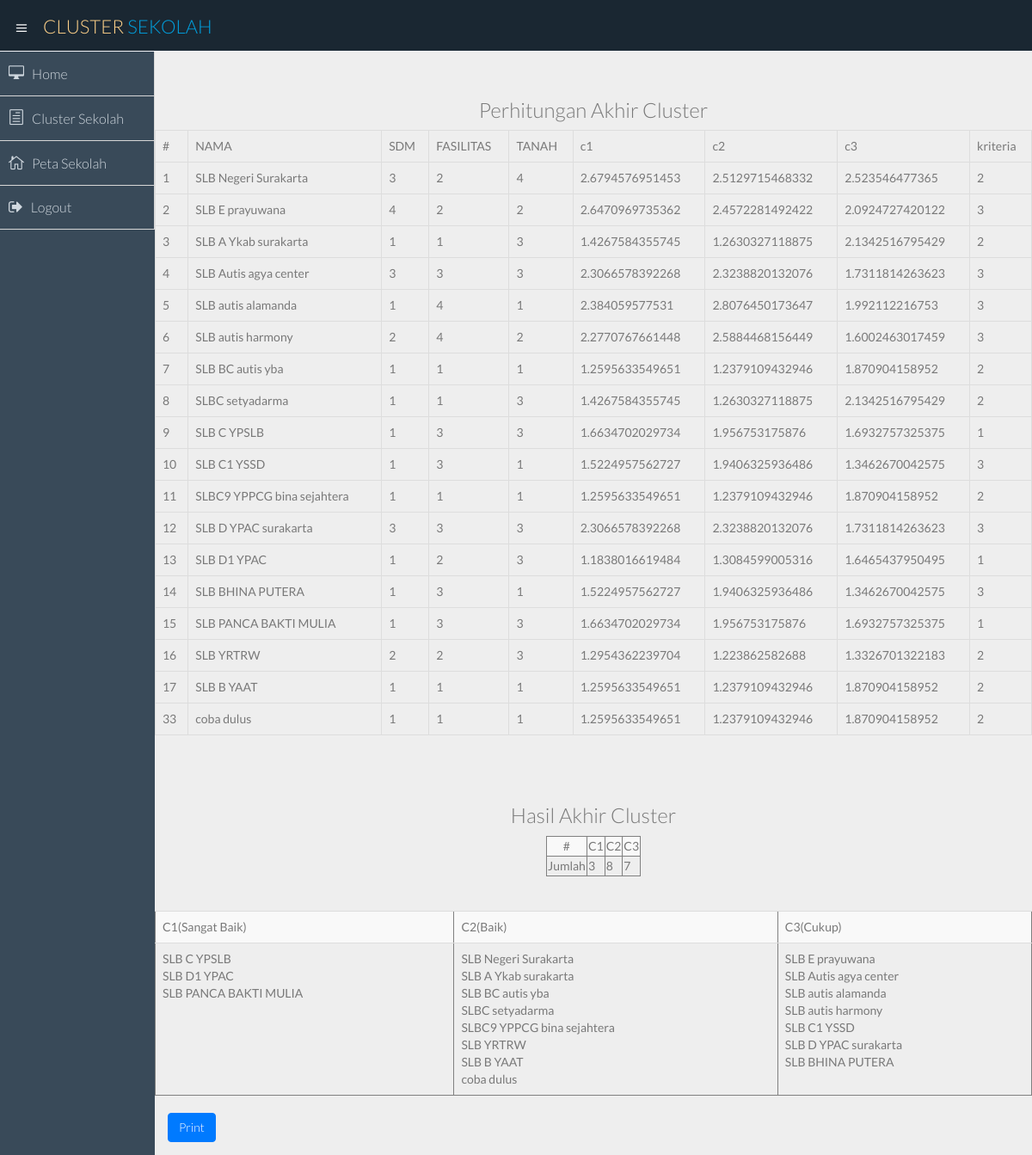
The app's page /master/cluster-aksi.php (signed in) with its own data.
### tables this page shows
CREATE TABLE IF NOT EXISTS `data` (
  `id_data` int(11) NOT NULL AUTO_INCREMENT,
  `nama` varchar(50) NOT NULL,
  `guru` float NOT NULL,
  `fasilitas` float NOT NULL,
  `tanah` float NOT NULL,
  `cluster` int(11) NOT NULL,
  `lng` double NOT NULL,
  `lat` double NOT NULL,
  `p_fasilitas` text NOT NULL,
  `p_layanan` text NOT NULL,
  PRIMARY KEY (`id_data`)
);

### master/cluster-aksi.php (the view, shortened to what this page needs)
<!DOCTYPE html>
<html lang="en">
<head>
<?php include('linkb.php'); ?>
<?php
include "koneksi.php";
$count=1;
$sql = 'SELECT * FROM cluster ORDER BY id_cluster' ;
$result = $db->query($sql);
$pcluster=array();
foreach ($result as $row) {
    $pcluster[0][$count][1]=$row['c1'];
    $pcluster[0][$count][2]=$row['c2'];
    $pcluster[0][$count][3]=$row['c3'];
    $count=$count+1;
    }
$count=1;
$filterhasil=0;
$sql = 'SELECT * FROM data ORDER BY id_data' ;
$result = $db->query($sql);
$data=array();
$cluzbowl=array();
$jumlahc=array();
$keterangan=0;
foreach ($result as $row) {
    $data[0][$count][1]=$row['id_data'];
    $data[0][$count][2]=$row['nama'];
    $data[0][$count][3]=$row['guru'];
    $data[0][$count][4]=$row['fasilitas'];
    $data[0][$count][5]=$row['tanah'];
    $cluzbowl[1]=sqrt(pow(($row['guru']-$pcluster[0][1][1]),2)+pow(($row['fasilitas']-$pcluster[0][1][2]),2)+pow(($row['tanah']-$pcluster[0][1][3]),2));
    $cluzbowl[2]=sqrt(pow(($row['guru']-$pcluster[0][2][1]),2)+pow(($row['fasilitas']-$pcluster[0][2][2]),2)+pow(($row['tanah']-$pcluster[0][2][3]),2));
    $cluzbowl[3]=sqrt(pow(($row['guru']-$pcluster[0][3][1]),2)+pow(($row['fasilitas']-$pcluster[0][3][2]),2)+pow(($row['tanah']-$pcluster[0][3][3]),2));
    $data[0][$count][6]=$cluzbowl[1];
    $data[0][$count][7]=$cluzbowl[2];
    $data[0][$count][8]=$cluzbowl[3];
    $min=MIN($cluzbowl[1],$cluzbowl[2],$cluzbowl[3]);
    for($i=1;$i<=count($cluzbowl);$i++){
	if($min==$cluzbowl[$i]){
		$keterangan=$i;
		if(!isset($pcluster[1][$i][1])){
		$pcluster[1][$i][1]=$row['guru'];
		$pcluster[1][$i][2]=$row['fasilitas'];
		$pcluster[1][$i][3]=$row['tanah'];
		$jumlahc[1][$i]=1;
		}else{
		$pcluster[1][$i][1]=$pcluster[1][$i][1]+$row['guru'];
		$pcluster[1][$i][2]=$pcluster[1][$i][2]+$row['fasilitas'];
		$pcluster[1][$i][3]=$pcluster[1][$i][3]+$row['tanah'];
		$jumlahc[1][$i]=$jumlahc[1][$i]+1;
		}
	}
	}
	$data[0][$count][9]=$keterangan;
    $count=$count+1;
    }
    for($i=1;$i<100;$i++){
    	$w=$i-1;
    	$v=$i+1;
    for($j=1;$j<=count($pcluster[0]);$j++){
    	for($k=1;$k<=count($pcluster[0][$j]);$k++){
    		$pcluster[$i][$j][$k]=$pcluster[$i][$j][$k]/$jumlahc[$i][$j];
    	}
	}
    for($j=1;$j<=count($data[0]);$j++){
    	$data[$i][$j][1]=$data[$w][$j][1];
    	$data[$i][$j][2]=$data[$w][$j][2];
    	$data[$i][$j][3]=$data[$w][$j][3];
    	$data[$i][$j][4]=$data[$w][$j][4];
    	$data[$i][$j][5]=$data[$w][$j][5];
    	for($k=1;$k<=count($pcluster[0]);$k++){
    		$cluzbowl[$k]=sqrt(pow(($data[$i][$j][3]-$pcluster[$i][$k][1]),2)+pow(($data[$i][$j][4]-$pcluster[$i][$k][2]),2)+pow(($data[$i][$j][5]-$pcluster[$i][$k][3]),2));
		}
		$data[$i][$j][6]=$cluzbowl[1];
    	$data[$i][$j][7]=$cluzbowl[2];
    	$data[$i][$j][8]=$cluzbowl[3];
    	$min=MIN($cluzbowl[1],$cluzbowl[2],$cluzbowl[3]);
    	for($k=1;$k<=count($cluzbowl);$k++){
			if($min==$cluzbowl[$k]){
			$keterangan=$k;
			if(!isset($pcluster[$v][$k][1])){
			$pcluster[$v][$k][1]=$data[$i][$j][6];
			$pcluster[$v][$k][2]=$data[$i][$j][7];
			$pcluster[$v][$k][3]=$data[$i][$j][8];
			$jumlahc[$v][$k]=1;
			}else{
			$pcluster[$v][$k][1]=$pcluster[$v][$k][1]+$data[$i][$j][6];
			$pcluster[$v][$k][2]=$pcluster[$v][$k][2]+$data[$i][$j][7];
			$pcluster[$v][$k][3]=$pcluster[$v][$k][3]+$data[$i][$j][8];
			$jumlahc[$v][$k]=$jumlahc[$v][$k]+1;
			}
			}
		}
		$data[$i][$j][9]=$keterangan;
		if($data[$i][$j][9]==$data[$w][$j][9]){
			$filterhasil=$filterhasil+1;
		}
    }
    if($filterhasil==count($data[0])){
    	if($i==1){
    	}else{
    			$i=100;
    		}
    }
    $filterhasil=0;
}
?>
</head>
<body>
  <section id="container" class="">
    <section id="main-content">
      <section class="wrapper">
        <div class="row">
          <div align="center" valign="center">
          	<h3> Perhitungan Akhir Cluster </h3>
    <?php
          $i=count($data)-1;
	?>
	<table border="1" class="table table-bordered">
		<tr>
			<td>#</td>
			<td>NAMA</td>
			<td>SDM</td>
			<td>FASILITAS</td>
			<td>TANAH</td>
			<td>c1</td>
			<td>c2</td>
			<td>c3</td>
			<td>kriteria</td>
		</tr>
		<?php for($j=1;$j<=count($data[0]);$j++){ ?>
		<tr>
			<?php for($k=1;$k<=9;$k++){?>
				<td><?php echo $data[$i][$j][$k];?></td>
			<?php }
		} ?>
		</tr>
	</table>
	<br><br>
          </div>
          <div align="center" valign="center">
          	<h3> Hasil Akhir Cluster </h3>
    <?php
          $i=count($data)-1;
          $v=$i+1;
	?>
	<table border="1" align="center" class="table-striped">
		<tr>
			<td align="center">#</td>
			<td>C1</td>
			<td>C2</td>
			<td>C3</td>
		</tr>
		<tr>
			<td>Jumlah</td>
			<td><?php echo $jumlahc[$v][1];?></td>
			<td><?php echo $jumlahc[$v][2];?></td>
			<td><?php echo $jumlahc[$v][3];?></td>
		</tr>
	</table>
	<br><br>
	<div id="div1">
	<table border="1" align="center" class="table table-striped">
		<tr>
			<td>C1(Sangat Baik)</td>
			<td>C2(Baik)</td>
			<td>C3(Cukup)</td>
		</tr>
		<tr>
			<td valign="top">
				<?php for($j=1;$j<=count($data[0]);$j++){ ?>
				<?php
				if($data[$i][$j][9]==1){?>
					<?php
					echo $data[$i][$j][2];?>
					<br>
				<?php }} ?>
			</td>
			<td valign="top"><?php for($j=1;$j<=count($data[0]);$j++){ ?>
				<?php
				if($data[$i][$j][9]==2){?>
					<?php
					echo $data[$i][$j][2];?>
					<br>
				<?php }} ?>
			</td>
			<td valign="top">
			<?php for($j=1;$j<=count($data[0]);$j++){ ?>
				<?php
				if($data[$i][$j][9]==3){?>
					<?php
					echo $data[$i][$j][2];?>
					<br>
				<?php }} ?>
			</td>
		</tr>
	</table>
</div>
          </div>
        </div>
          <a class="btn btn-primary" align="center" onclick="printContent('div1')" href="#">Print</a></div>
      </section>
    </section>
  </section>
</body>
</html>

### master/linkb.php (shortened to what this page needs)
<link href="css/bootstrap.min.css" rel="stylesheet">
<link href="css/bootstrap-theme.css" rel="stylesheet">
<link href="css/elegant-icons-style.css" rel="stylesheet" />
<link href="css/font-awesome.min.css" rel="stylesheet" />
<link href="css/style.css" rel="stylesheet">
<link href="css/style-responsive.css" rel="stylesheet" />
  <header class="header dark-bg">
    <div class="toggle-nav">
      <div class="icon-reorder tooltips" data-original-title="Toggle Navigation" data-placement="bottom"><i class="icon_menu"></i></div>
    </div>
    <a href="index.html" class="logo">Cluster  <span class="lite">Sekolah</span></a>
  </header>
  <aside>
    <div id="sidebar" class="nav-collapse ">
      <ul class="sidebar-menu">
        <li class="">
          <a class="" href="omah.php">
                        <i class="icon_desktop"></i>
                          <span>Home</span>
                    </a>
        </li>
        <li class="">
          <a class="" href="cluster.php">
                        <i class="icon_document_alt"></i>
                          <span>Cluster Sekolah</span>
                    </a>
        </li>
        <li class="">
          <a class="" href="map.php">
                        <i class="icon_house_alt"></i>
                          <span>Peta Sekolah</span>
                    </a>
        </li>
        <li class="">
          <a class="" href="index.php">
                        <i class="fa fa-sign-out"></i>
                          <span>Logout</span>
                    </a>
        </li>
      </ul>
    </div>
  </aside>

### records on screen
data: id_data "1", nama "SLB Negeri Surakarta", fasilitas "2", tanah "4"
data: nama "SLB E prayuwana", guru "4", tanah "2", cluster "3"
data: nama "SLB A Ykab surakarta", fasilitas "1", cluster "2"
data: id_data "4", nama "SLB Autis agya center", fasilitas "3", tanah "3", cluster "3"
data: id_data "5", nama "SLB autis alamanda", fasilitas "4", cluster "3"
data: id_data "6", nama "SLB autis harmony", fasilitas "4", cluster "3"
data: id_data "7", nama "SLB BC autis yba", fasilitas "1", tanah "1", cluster "1"
data: id_data "8", nama "SLBC setyadarma", fasilitas "1", tanah "3", cluster "2"
data: id_data "9", nama "SLB C YPSLB", guru "1", tanah "3", cluster "3"
data: id_data "10", nama "SLB C1 YSSD"
data: id_data "11", nama "SLBC9 YPPCG bina sejahtera", fasilitas "1", tanah "1", cluster "1"
data: id_data "12", nama "SLB D YPAC surakarta", fasilitas "3", tanah "3", cluster "3"
data: id_data "13", nama "SLB D1 YPAC", guru "1", tanah "3"
data: id_data "14", nama "SLB BHINA PUTERA"
data: id_data "15", nama "SLB PANCA BAKTI MULIA", guru "1", tanah "3", cluster "3"
data: id_data "16", nama "SLB YRTRW", fasilitas "2", cluster "3"
data: id_data "17", nama "SLB B YAAT", fasilitas "1", tanah "1", cluster "1"
data: id_data "33", nama "coba dulus", fasilitas "1", tanah "1", cluster "1"

### other values on screen
$data[$i][$j][$k] "3"
$data[$i][$j][$k] "2.6794576951453"
$data[$i][$j][$k] "2.5129715468332"
$data[$i][$j][$k] "2.523546477365"
$data[$i][$j][$k] "2"
$data[$i][$j][$k] "2.6470969735362"
$data[$i][$j][$k] "2.4572281492422"
$data[$i][$j][$k] "2.0924727420122"
$data[$i][$j][$k] "1"
$data[$i][$j][$k] "1.4267584355745"
$data[$i][$j][$k] "1.2630327118875"
$data[$i][$j][$k] "2.1342516795429"
$data[$i][$j][$k] "2.3066578392268"
$data[$i][$j][$k] "2.3238820132076"
$data[$i][$j][$k] "1.7311814263623"
